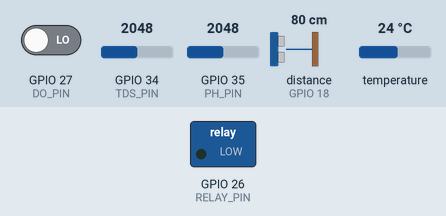
This sketch was run on a simulated ESP32. Shown: switched loads named in the sketch (green lamp = pin HIGH). Wiring (inferred from the names in the program): ultrasonic range finder: trigger GPIO 5; echo GPIO 18. The test bench sets the inputs (shaded band); at power-on: distance to the obstacle (sensor on GPIO 18) 80 cm, GPIO 27 (DO_PIN) LOW, GPIO 34 (TDS_PIN) = 2048, GPIO 35 (PH_PIN) = 2048, temperature 24 °C (analog values on the 0–4095 scale). The echo pulse lasts 58.3 µs per cm; WiFi joins after 1.5 s; servers stay silent unless stated; EEPROM starts erased; pins used as bus, display or sensor lines are not drawn; what the sketch prints to the serial monitor is not drawn.

Above: at 2.7 s.
2.8 s: distance to the obstacle (sensor on GPIO 18) set to 91 cm
At 4.4 s:
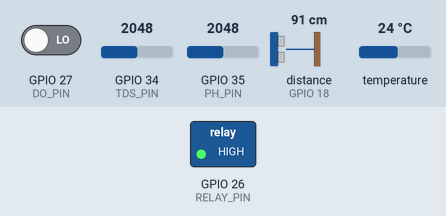
5.0 s: distance to the obstacle (sensor on GPIO 18) set to 44 cm
6.7 s: distance to the obstacle (sensor on GPIO 18) set to 38 cm
At 8.0 s:
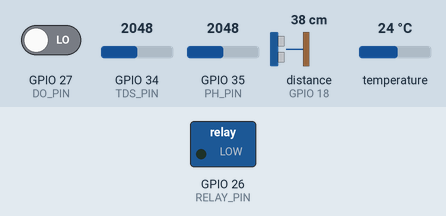
9.0 s: distance to the obstacle (sensor on GPIO 18) set to 250 cm
At 10.4 s:
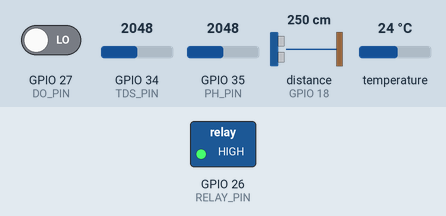
11.1 s: distance to the obstacle (sensor on GPIO 18) set to 2 cm
At 11.9 s:
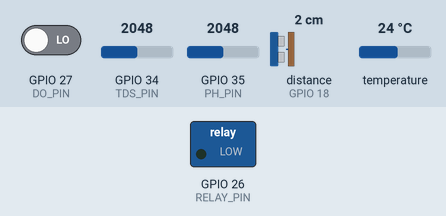
Timing chart, 0 to 14.0 s (numbered marks = the images above; inputs shaded):
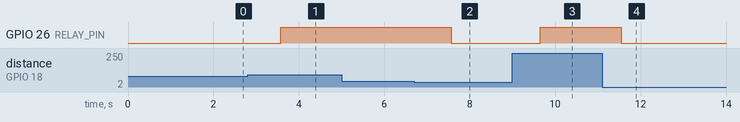

The sketch:

water_monitor.ino
```cpp
// ================================================================
//  ESP32 Water Quality Monitor — Complete System
//  Sensors : pH (35) | TDS (34) | DS18B20 Temp (32) | Ultrasonic (5,18)
//  Outputs : Relay/Pump (26) | Digital In (27)
//  Features: WiFi GUI, Graphs, Auto Pump, Calibration, Suggestions
// ================================================================

#include <DallasTemperature.h>
#include <OneWire.h>
#include <Preferences.h>
#include <WebServer.h>
#include <WiFi.h>

const char *ssid = "GNXS-2.4G-BE7E20";
const char *password = "abcd1234";

// ---- PINS ----
#define TDS_PIN 34
#define PH_PIN 35
#define TEMP_PIN 32 // DS18B20 "To" from pH module
#define DO_PIN 27
#define TRIG_PIN 5   // Ultrasonic trigger
#define ECHO_PIN 18  // Ultrasonic echo
#define RELAY_PIN 26 // Relay → pump motor

#define VREF 3.3
#define ADC_RES 4095.0
#define SCOUNT 30

// ---- CALIBRATION (loaded from NVS) ----
float waterTemperature = 30.0;
float voltageAtPH7 = 1.65;
float voltageAtPH4 = 2.20;
float tdsCalFactor = 0.5;
float emptyDist = 100.0; // cm  distance when tank empty (sensor→bottom)
float fullDist = 25.0;   // cm  distance when tank full  (JSN-SR04T min distance is ~25cm)
float lowThreshold = 20.0;  // %   pump ON below this
float highThreshold = 80.0; // %   pump OFF above this

// ---- BUFFERS ----
int tdsBuffer[SCOUNT], phBuffer[SCOUNT];
int bufIndex = 0;

// ---- LIVE VALUES ----
float currentPH = 7.0, currentTDS = 0.0, currentTemp = 30.0;
float lastPhVoltage = 0.0, lastTdsVoltage = 0.0;
float waterLevel = 0.0, waterDistance = 0.0;
int digitalState = 0;

// ---- PUMP ----
bool pumpOn = false;
bool pumpAutoMode = true;

// ---- HISTORY (60 pts × 10 s = 10 min) ----
#define HIST 60
float hPH[HIST], hTDS[HIST], hTemp[HIST], hLvl[HIST];
int hIdx = 0, hCnt = 0;
unsigned long lastHist = 0;

// ---- OBJECTS ----
Preferences prefs;
WebServer server(80);
OneWire oneWire(TEMP_PIN);
DallasTemperature tempSensor(&oneWire);

// =============== MEDIAN FILTER ===============
int getMedianNum(int bArray[], int n) {
  int b[n];
  for (int i = 0; i < n; i++)
    b[i] = bArray[i];
  for (int j = 0; j < n - 1; j++)
    for (int i = 0; i < n - j - 1; i++)
      if (b[i] > b[i + 1]) {
        int t = b[i];
        b[i] = b[i + 1];
        b[i + 1] = t;
      }
  return (n & 1) ? b[(n - 1) / 2] : (b[n / 2] + b[n / 2 - 1]) / 2;
}

// =============== ULTRASONIC (multi-sample median) ===============
float singlePing() {
  digitalWrite(TRIG_PIN, LOW);
  delayMicroseconds(2);
  // JSN-SR04T often likes a slightly longer trigger
  digitalWrite(TRIG_PIN, HIGH);
  delayMicroseconds(20);
  digitalWrite(TRIG_PIN, LOW);
  // timeout increased slightly for outdoor ranges up to 6m
  long d = pulseIn(ECHO_PIN, HIGH, 40000);
  return (d == 0) ? -1.0 : d * 0.0343 / 2.0;
}
float readUltrasonic() {
  float r[7];
  int v = 0;
  for (int i = 0; i < 7; i++) {
    float d = singlePing();
    if (d > 0)
      r[v++] = d;
    delayMicroseconds(500);
  }
  if (v == 0)
    return -1;
  // bubble sort for median
  for (int i = 0; i < v - 1; i++)
    for (int j = i + 1; j < v; j++)
      if (r[i] > r[j]) {
        float t = r[i];
        r[i] = r[j];
        r[j] = t;
      }
  return r[v / 2];
}

// =============== HTML ===============
#include "page.h"

// =============== WEB HANDLERS ===============
void handleRoot() { server.send(200, "text/html", MAIN_PAGE); }

void handleData() {
  String j = "{\"temp\":" + String(currentTemp, 1) +
             ",\"ph\":" + String(currentPH, 2) +
             ",\"tds\":" + String(currentTDS, 0) +
             ",\"phV\":" + String(lastPhVoltage, 3) +
             ",\"tdsV\":" + String(lastTdsVoltage, 3) +
             ",\"lvl\":" + String(waterLevel, 1) +
             ",\"dist\":" + String(waterDistance, 1) +
             ",\"pump\":" + String(pumpOn ? "true" : "false") +
             ",\"pAuto\":" + String(pumpAutoMode ? "true" : "false") +
             ",\"ip\":\"" + WiFi.localIP().toString() + "\"}";
  server.send(200, "application/json", j);
}

void handleHistory() {
  String j = "{\"d\":[";
  int s = (hCnt >= HIST) ? hIdx : 0;
  int c = min(hCnt, HIST);
  for (int i = 0; i < c; i++) {
    int x = (s + i) % HIST;
    if (i)
      j += ",";
    j += "[" + String(hPH[x], 1) + "," + String(hTDS[x], 0) + "," +
         String(hTemp[x], 1) + "," + String(hLvl[x], 0) + "]";
  }
  j += "]}";
  server.send(200, "application/json", j);
}

void handleCalGet() {
  String j = "{\"temp\":" + String(waterTemperature, 1) +
             ",\"ph7v\":" + String(voltageAtPH7, 3) +
             ",\"ph4v\":" + String(voltageAtPH4, 3) +
             ",\"tdscf\":" + String(tdsCalFactor, 2) +
             ",\"emD\":" + String(emptyDist, 1) +
             ",\"fuD\":" + String(fullDist, 1) +
             ",\"lowTh\":" + String(lowThreshold, 0) +
             ",\"highTh\":" + String(highThreshold, 0) + "}";
  server.send(200, "application/json", j);
}

void handleMeasure() {
  float d = readUltrasonic();
  server.send(200, "application/json", "{\"dist\":" + String(d, 1) + "}");
}

void handleCalSave() {
  if (server.hasArg("temp"))
    waterTemperature = server.arg("temp").toFloat();
  if (server.hasArg("ph7v"))
    voltageAtPH7 = server.arg("ph7v").toFloat();
  if (server.hasArg("ph4v"))
    voltageAtPH4 = server.arg("ph4v").toFloat();
  if (server.hasArg("tdscf"))
    tdsCalFactor = server.arg("tdscf").toFloat();
  if (server.hasArg("emD"))
    emptyDist = server.arg("emD").toFloat();
  if (server.hasArg("fuD"))
    fullDist = server.arg("fuD").toFloat();
  if (server.hasArg("lowTh"))
    lowThreshold = server.arg("lowTh").toFloat();
  if (server.hasArg("highTh"))
    highThreshold = server.arg("highTh").toFloat();
  prefs.putFloat("temp", waterTemperature);
  prefs.putFloat("ph7v", voltageAtPH7);
  prefs.putFloat("ph4v", voltageAtPH4);
  prefs.putFloat("tdscf", tdsCalFactor);
  prefs.putFloat("emD", emptyDist);
  prefs.putFloat("fuD", fullDist);
  prefs.putFloat("lowTh", lowThreshold);
  prefs.putFloat("highTh", highThreshold);
  server.send(200, "application/json", "{\"ok\":true}");
}

void handlePump() {
  if (server.hasArg("mode"))
    pumpAutoMode = (server.arg("mode") == "auto");
  if (server.hasArg("state") && !pumpAutoMode) {
    pumpOn = (server.arg("state") == "on");
    digitalWrite(RELAY_PIN, pumpOn ? HIGH : LOW);
  }
  String j = "{\"on\":" + String(pumpOn ? "true" : "false") +
             ",\"auto\":" + String(pumpAutoMode ? "true" : "false") + "}";
  server.send(200, "application/json", j);
}

// =============== SETUP ===============
void setup() {
  Serial.begin(115200);
  analogReadResolution(12);
  pinMode(TDS_PIN, INPUT);
  pinMode(PH_PIN, INPUT);
  pinMode(DO_PIN, INPUT);
  pinMode(TRIG_PIN, OUTPUT);
  pinMode(ECHO_PIN, INPUT);
  pinMode(RELAY_PIN, OUTPUT);
  digitalWrite(RELAY_PIN, LOW);

  tempSensor.begin();
  tempSensor.setResolution(12);
  tempSensor.setWaitForConversion(false);
  Serial.printf("DS18B20 found: %d\n", tempSensor.getDeviceCount());

  for (int i = 0; i < SCOUNT; i++) {
    tdsBuffer[i] = 0;
    phBuffer[i] = 0;
  }
  for (int i = 0; i < HIST; i++) {
    hPH[i] = 0;
    hTDS[i] = 0;
    hTemp[i] = 0;
    hLvl[i] = 0;
  }

  prefs.begin("wqm", false);
  waterTemperature = prefs.getFloat("temp", 30.0);
  voltageAtPH7 = prefs.getFloat("ph7v", 1.65);
  voltageAtPH4 = prefs.getFloat("ph4v", 2.20);
  tdsCalFactor = prefs.getFloat("tdscf", 0.5);
  emptyDist = prefs.getFloat("emD", 100.0);
  fullDist = prefs.getFloat("fuD", 25.0);
  lowThreshold = prefs.getFloat("lowTh", 20.0);
  highThreshold = prefs.getFloat("highTh", 80.0);
  currentTemp = waterTemperature;

  WiFi.mode(WIFI_STA);
  WiFi.begin(ssid, password);
  Serial.print("WiFi");
  int t = 0;
  while (WiFi.status() != WL_CONNECTED && t < 40) {
    delay(500);
    Serial.print(".");
    t++;
  }
  if (WiFi.status() == WL_CONNECTED)
    Serial.println("\nIP: " + WiFi.localIP().toString());
  else
    Serial.println("\nWiFi failed");

  server.on("/", HTTP_GET, handleRoot);
  server.on("/data", HTTP_GET, handleData);
  server.on("/history", HTTP_GET, handleHistory);
  server.on("/calibrate", HTTP_GET, handleCalGet);
  server.on("/calibrate", HTTP_POST, handleCalSave);
  server.on("/pump", HTTP_POST, handlePump);
  server.on("/measure", HTTP_GET, handleMeasure);
  server.begin();
  Serial.println("Server OK\n");
}

// =============== LOOP ===============
void loop() {
  server.handleClient();

  static unsigned long st = millis();
  if (millis() - st > 40U) {
    st = millis();
    tdsBuffer[bufIndex] = analogRead(TDS_PIN);
    phBuffer[bufIndex] = analogRead(PH_PIN);
    bufIndex = (bufIndex + 1) % SCOUNT;
  }

  static unsigned long ct = millis();
  if (millis() - ct > 1000U) {
    ct = millis();

    // TDS
    int tb[SCOUNT];
    for (int i = 0; i < SCOUNT; i++)
      tb[i] = tdsBuffer[i];
    lastTdsVoltage = getMedianNum(tb, SCOUNT) * VREF / ADC_RES;
    float cc = 1.0 + 0.02 * (waterTemperature - 25.0);
    float cv = lastTdsVoltage / cc;
    currentTDS = (133.42 * pow(cv, 3) - 255.86 * pow(cv, 2) + 857.39 * cv) *
                 tdsCalFactor;

    // pH
    int pb[SCOUNT];
    for (int i = 0; i < SCOUNT; i++)
      pb[i] = phBuffer[i];
    lastPhVoltage = getMedianNum(pb, SCOUNT) * VREF / ADC_RES;
    float sl = (7.0 - 4.0) / (voltageAtPH7 - voltageAtPH4);
    currentPH = 7.0 + (lastPhVoltage - voltageAtPH7) * sl;
    currentPH = constrain(currentPH, 0.0f, 14.0f);

    // Temp
    tempSensor.requestTemperatures();
    float tv = tempSensor.getTempCByIndex(0);
    if (tv != DEVICE_DISCONNECTED_C && tv > -50 && tv < 100) {
      currentTemp = tv;
      waterTemperature = tv;
    }

    // Water level (two-point calibration)
    waterDistance = readUltrasonic();
    if (waterDistance > 0 && emptyDist > fullDist) {
      waterLevel =
          ((emptyDist - waterDistance) / (emptyDist - fullDist)) * 100.0;
      waterLevel = constrain(waterLevel, 0.0f, 100.0f);
    }

    digitalState = digitalRead(DO_PIN);

    // Auto pump
    if (pumpAutoMode) {
      if (waterLevel < lowThreshold && !pumpOn) {
        pumpOn = true;
        digitalWrite(RELAY_PIN, HIGH);
        Serial.println("PUMP ON");
      } else if (waterLevel > highThreshold && pumpOn) {
        pumpOn = false;
        digitalWrite(RELAY_PIN, LOW);
        Serial.println("PUMP OFF");
      }
    }

    Serial.printf("pH=%.2f TDS=%.0f T=%.1f Lvl=%.0f%% Pump=%s\n", currentPH,
                  currentTDS, currentTemp, waterLevel, pumpOn ? "ON" : "OFF");
  }

  // History every 10s
  if (millis() - lastHist > 10000U) {
    lastHist = millis();
    hPH[hIdx] = currentPH;
    hTDS[hIdx] = currentTDS;
    hTemp[hIdx] = currentTemp;
    hLvl[hIdx] = waterLevel;
    hIdx = (hIdx + 1) % HIST;
    if (hCnt < HIST)
      hCnt++;
  }
}
```

Source omitted: page.h (25981 bytes)

Measured:
- the behaviour switches between 85 and 86 cm on distance to the obstacle (sensor on GPIO 18) (found by bisection; images 0 and 1)
- the behaviour switches between 41 and 40 cm on distance to the obstacle (sensor on GPIO 18) (found by bisection; images 1 and 2)
- after the input at 2.8 s, GPIO 26 (RELAY_PIN): LOW → HIGH after 0.78 s
- after the input at 5.0 s, every drawn part: stays the same
- after the input at 6.7 s, GPIO 26 (RELAY_PIN): HIGH → LOW after 0.86 s
- after the input at 9.0 s, GPIO 26 (RELAY_PIN): LOW → HIGH after 0.65 s
- after the input at 11.1 s, GPIO 26 (RELAY_PIN): HIGH → LOW after 0.45 s
